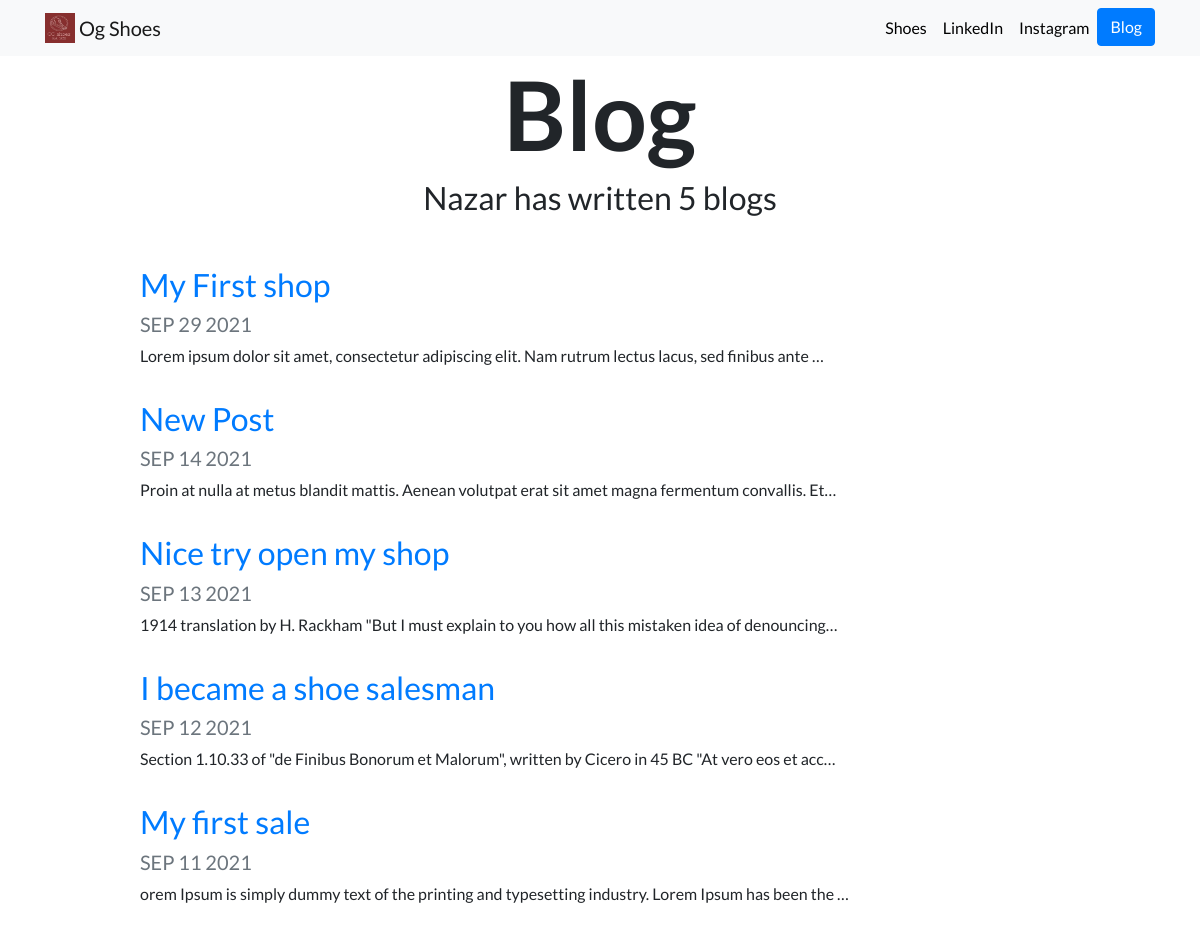
Screenshot of /blog/ with the database file from the repository.
### blog/models.py (models this page shows, shortened)
class News(models.Model):
    title = models.CharField(max_length=100)
    data = models.DateField()
    description = models.TextField()

### blog/views.py (the view)
# urls.py: path('', views.all_blogs, name="all_blogs"),
def all_blogs(requests):
    news = News.objects.order_by('-data')[:5]
    return render(requests, 'blog/all_blogs.html', {'news': news})

### blog/templates/blog/all_blogs.html (shortened to what this page needs)
<!DOCTYPE html>
<html lang="en">
<head>
    <link href="https://cdn.jsdelivr.net/npm/bootstrap@5.1.1/dist/css/bootstrap.min.css" rel="stylesheet">
</head>
<body>
{% extends 'portfolio/base.html' %}
{% block content %}
    <h1 id="blogtitle" class="font-weight-bold text-center">Blog</h1>
    <h2 class="text-center mb-5">Nazar has written {{ news.count }} blog{{ news.count|pluralize}}</h2>
    {% for new in news %}
    <div class="row justify-content-center my-3">
        <div class="col-md-10">
            <a href="{% url 'new:detail' new.id %}" class="stretched-link"><h2>{{ new.title }}</h2></a>
            <h5 class="text-muted">{{ new.data|date:'M d Y'|upper }}</h5>
            <p>{{ new.description|striptags|truncatechars:100 }}</p>
        </div>
    </div>
    {% endfor %}
{% endblock %}

### portfolio/static/portfolio/custom.css (style rules this page uses)
body { font-family: 'Lato', sans-serif; }
#blogtitle { font-size: 6rem; }

### rows the page displays
News: title "My First shop", data "SEP 29 2021", description "Lorem ipsum dolor sit amet, consectetur adipiscing elit. Nam rutrum lectus lacus, sed finibus ante …"
News: title "New Post", data "SEP 14 2021", description "Proin at nulla at metus blandit mattis. Aenean volutpat erat sit amet magna fermentum convallis. Et…"
News: title "Nice try open my shop", data "SEP 13 2021", description "1914 translation by H. Rackham \"But I must explain to you how all this mistaken idea of denouncing…"
News: title "I became a shoe salesman", data "SEP 12 2021", description "Section 1.10.33 of \"de Finibus Bonorum et Malorum\", written by Cicero in 45 BC \"At vero eos et acc…"
News: title "My first sale", data "SEP 11 2021", description "orem Ipsum is simply dummy text of the printing and typesetting industry. Lorem Ipsum has been the …"

### other values shown
{{ news.count }} "5"
